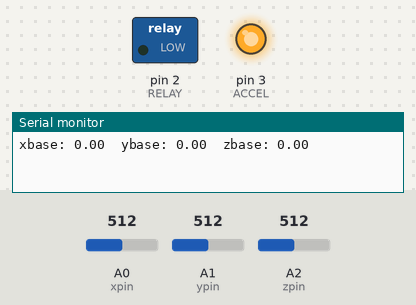
The sketch below on a simulated Arduino Uno, built with avr-gcc and run on an emulated ATmega328P. On the bench: switched loads named in the sketch (green lamp = pin HIGH), output pins drawn as LEDs (lit = HIGH), the last lines printed to the serial monitor. Inputs (shaded band) come from the test bench; at power-on: A0 (xpin) = 512, A1 (ypin) = 512, A2 (zpin) = 512.

Above: at 0.1 s.
At 0.6 s:
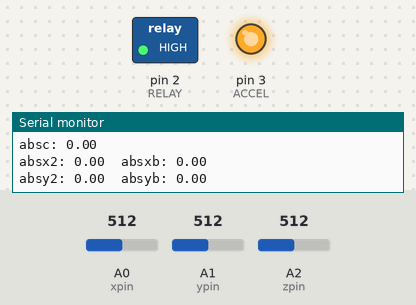
Timing chart, 0 to 2.1 s (numbered marks = the images above):
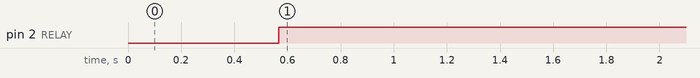

Measured:
- by itself, pin 2 (RELAY): LOW → HIGH at 0.57 s

The sketch:

accelrelay.ino
```cpp
//accelerometer with relay
//based on (330 mV/G × (1023 ADC units) / 3.3 V) = 102.3 (ADC units)/G

//set vars
#define RELAY 2
#define ACCEL 3
const int xpin = A0;
const int ypin = A1;
const int zpin = A2;
int sampleDelay = 500;
int relayStatus = 0;

void setup() {
  // initialize the serial communications:
  Serial.begin(9600);

  //Make sure the analog-to-digital converter from the AREF pin
  analogReference(EXTERNAL);

  //set pins
  pinMode(xpin, INPUT);
  pinMode(ypin, INPUT);
  pinMode(zpin, INPUT);
  //set relay + accelerometer pins
  pinMode(RELAY, OUTPUT);
  pinMode(ACCEL, OUTPUT);
  //set state- relay+accel
  digitalWrite(ACCEL, HIGH);
  digitalWrite(RELAY, LOW);
}

void loop() {
  //read status of relay
  relayStatus = digitalRead(RELAY);
  if (relayStatus == LOW) {
    //declare scoped variables

    //zero_G is the reading we expect from the sensor when it detects
    //no acceleration.  Subtract this value from the sensor reading to
    //get a shifted sensor reading.
    float zero_G = 512.0;

    //scale is the number of units we expect the sensor reading to
    //change when the acceleration along an axis changes by 1G.
    //Divide the shifted sensor reading by scale to get acceleration in Gs.
    float scale = 102.3;

    //variables round 1 to compare
    float xbase = analogRead(xpin);
    delay(1);
    float ybase = analogRead(ypin);
    delay(1);
    float zbase = analogRead(zpin);

    //convert to g
    xbase = (xbase - zero_G)/scale;
    ybase = (ybase - zero_G)/scale;
    zbase = (zbase - zero_G)/scale;

    //print round one
    Serial.print("xbase: ");
    Serial.print(xbase);
    Serial.print("\t");
    Serial.print("ybase: ");
    Serial.print(ybase);
    Serial.print("\t");
    Serial.print("zbase: ");
    Serial.print(zbase);
    Serial.print("\n");

    // delay before next reading:
    delay(sampleDelay);

    //read changing values
    float x2 = analogRead(xpin);
    delay(1);
    float y2 = analogRead(ypin);
    delay(1);
    float z2 = analogRead(zpin);

    //convert to g
    float x2axis = (x2 - zero_G)/scale;
    float y2axis = (y2 - zero_G)/scale;
    float z2axis = (z2 - zero_G)/scale;

    //round 2
    Serial.print("x2base: ");
    Serial.print(x2axis);
    Serial.print("\t");
    Serial.print("y2base: ");
    Serial.print(y2axis);
    Serial.print("\t");
    Serial.print("z2base: ");
    Serial.print(z2axis);
    Serial.print("\n");

    //set abs contstant values
    float absc = fabs(0.00);
    Serial.print("absc: ");
    Serial.print(absc);
    Serial.print("\n");

    //set abs X values
    float absx2 = fabs(x2axis);
    Serial.print("absx2: ");
    Serial.print(absx2);
    Serial.print("\t");
    float absxb = fabs(xbase);
    Serial.print("absxb: ");
    Serial.print(absxb);
    Serial.print("\n");

    //set abs Y values
    float absy2 = fabs(y2axis);
    Serial.print("absy2: ");
    Serial.print(absy2);
    Serial.print("\t");
    float absyb = fabs(ybase);
    Serial.print("absyb: ");
    Serial.print(absyb);
    Serial.print("\n");

    //set abs Z values
    float absz2 = fabs(z2axis);
    Serial.print("absz2: ");
    Serial.print(absz2);
    Serial.print("\t");
    float abszb = fabs(zbase);
    Serial.print("abszb: ");
    Serial.print(abszb);
    Serial.print("\n\n");

    //if they stop moving- stop
    if ((absx2 - absxb) == absc && (absy2 - absyb) == absc && (absz2 - abszb) == absc) {
      //turn relay off
      digitalWrite(RELAY, HIGH);
      Serial.print("\noff\n");
    }

    // delay before next reading:
    delay(sampleDelay);
  }
}
```
